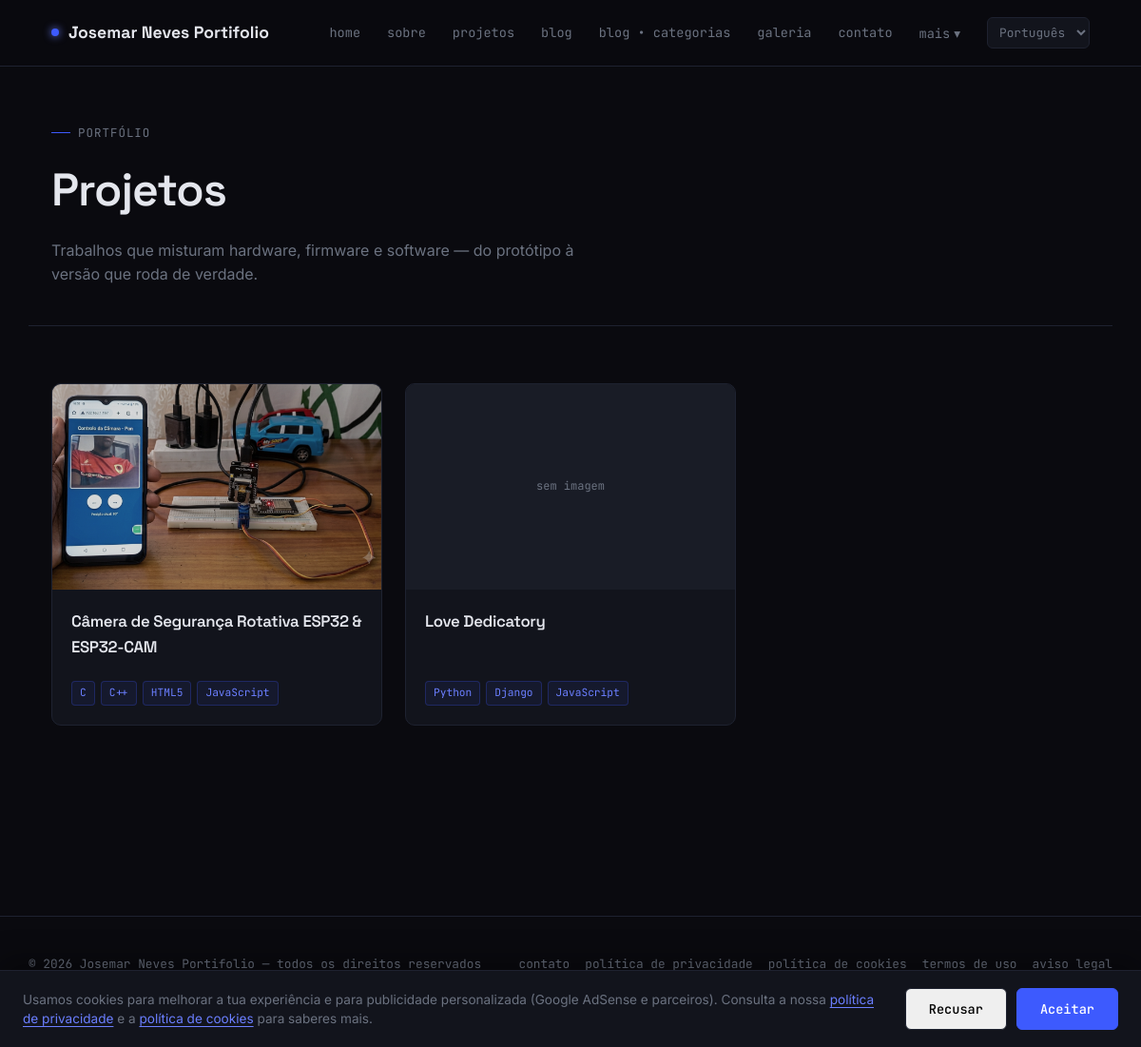
The app's page /projetos/ with its own data.
### portifolio/models.py (models this page shows, shortened)
class SiteConfig(models.Model):
    nome_site = models.CharField(max_length=150)
    logo = models.ImageField(
        upload_to="site/logo/",
        blank=True,
        null=True,
        validators=[validar_extensao_imagem]
    )
    foto_perfil = models.ImageField(
        upload_to="site/perfil/",
        blank=True,
        null=True,
        validators=[validar_extensao_imagem]
    )
    descricao_curta = models.TextField(blank=True)
    email_contato = models.EmailField(blank=True)
    linkedin = models.URLField(blank=True)
    github = models.URLField(blank=True)
    instagram = models.URLField(blank=True)
    youtube = models.URLField(blank=True)
    twitter = models.URLField(blank=True)
    tiktok = models.URLField(blank=True)
    criado_em = models.DateTimeField(auto_now_add=True)
    atualizado_em = models.DateTimeField(auto_now=True)
    class Meta:
        verbose_name = "Configuração do Site"
        verbose_name_plural = "Configurações do Site"

class Projeto(models.Model):
    nome = models.CharField(
        max_length=200
    )
    resumo = models.CharField(
        max_length=200,
        blank=True,
        help_text="Frase curta para SEO e listagens (máx. 160 caracteres recomendado)"
    )
    slug = models.SlugField(
        unique=True,
        blank=True
    )
    descricao_html = models.TextField(
        help_text="Aceita HTML personalizado"
    )
    imagem = models.ImageField(
        upload_to="projetos/",
        blank=True,
        null=True,
        validators=[validar_extensao_imagem]
    )
    tecnologias = models.CharField(
        max_length=300,
        help_text="Ex: Django, Python, React"
    )
    link_externo = models.URLField(
        blank=True
    )
    link_github = models.URLField(
        blank=True
    )
    criado_em = models.DateTimeField(
        auto_now_add=True
    )
    atualizado_em = models.DateTimeField(
        auto_now=True
    )

### portifolio/views.py (the view)
# urls.py: path("projetos/", views.ProjetoListView.as_view(), name="projetos"),
class ProjetoListView(SiteConfigMixin, ListView):
    model = Projeto
    template_name = "projetos.html"
    context_object_name = "projetos"
    paginate_by = 12
    def get_queryset(self):
        return Projeto.objects.order_by("-criado_em")

### portifolio/templatetags/portfolio_extras.py (called while the page is built)
@register.filter
def split_tags(value, sep=","):
    if not value:
        return []
    return [v.strip() for v in value.split(sep) if v.strip()]

@register.simple_tag(takes_context=True)
def hreflang_urls(context):
    request = context.get("request")
    match = getattr(request, "resolver_match", None)
    resultado = []
    if not request or not match or not match.url_name:
        return resultado
    dominio = f"{request.scheme}://{request.get_host()}"
    for lang_code, lang_name in settings.LANGUAGES:
        try:
            with override(lang_code):
                caminho = reverse(match.url_name, kwargs=match.kwargs)
        except NoReverseMatch:
            continue
        resultado.append((lang_code, lang_name, f"{dominio}{caminho}"))
    return resultado

### portifolio/views.py (called while the page is built)
    def get_context_data(self, **kwargs):
        context = super().get_context_data(**kwargs)
        context["site"] = SiteConfig.objects.first()
        return context

### templates/projetos.html (shortened to what this page needs)
{% extends "base.html" %}
{% load portfolio_extras i18n %}
{% block content %}
<div class="page-header">
  <p class="eyebrow">{% trans "portfólio" %}</p>
  <h1>{% trans "Projetos" %}</h1>
  <p>{% trans "Trabalhos que misturam hardware, firmware e software — do protótipo à versão que roda de verdade." %}</p>
</div>
<div class="page-body">
  {% if projetos %}
  <div class="grid-projetos">
    {% for projeto in projetos %}
    <a href="{% url 'projeto_detail' projeto.slug %}" class="card-projeto">
      {% if projeto.imagem %}
        <img src="{{ projeto.imagem.url }}" alt="{{ projeto.nome }}" loading="lazy">
      {% else %}
        <div class="no-image">{% trans "sem imagem" %}</div>
      {% endif %}
      <div class="card-body">
        <h2>{{ projeto.nome }}</h2>
        <div class="tech-tags">
          {% for tech in projeto.tecnologias|split_tags %}<span>{{ tech }}</span>{% endfor %}
        </div>
      </div>
    </a>
    {% endfor %}
  </div>
  {% else %}
  <div class="empty-state">
    <p>{% trans "nenhum projeto publicado ainda." %}</p>
  </div>
  {% endif %}
</div>
{% endblock %}

### templates/base.html (shortened to what this page needs)
{% load i18n portfolio_extras %}
{% get_current_language as LANGUAGE_CODE %}
<!DOCTYPE html>
<html lang="{{ LANGUAGE_CODE }}">
<head>
{% hreflang_urls as hreflang_links %}
</head>
<body>
<div id="cookie-banner" class="cookie-banner">
  <p class="cookie-banner-text">
    {% trans "Usamos cookies para melhorar a tua experiência e para publicidade personalizada (Google AdSense e parceiros)." %}
    {% trans "Consulta a nossa" %}
    <a href="{% url 'politica_privacidade' %}">{% trans "política de privacidade" %}</a>
    {% trans "e a" %}
    <a href="{% url 'cookies' %}">{% trans "política de cookies" %}</a>
    {% trans "para saberes mais." %}
  </p>
  <div class="cookie-banner-actions">
    <button id="cookie-reject" class="btn btn-ghost">{% trans "Recusar" %}</button>
    <button id="cookie-accept" class="btn btn-primary">{% trans "Aceitar" %}</button>
  </div>
</div>
<header class="site-header">
  <nav class="nav">
    <a href="{% url 'home' %}" class="nav-brand">
      {% if site.logo %}
        <img class="nav-logo" src="{{ site.logo.url }}" alt="{{ site.nome_site }}">
      {% else %}
        <span class="dot"></span>
      {% endif %}
      {{ site.nome_site }}
    </a>
    <ul class="nav-links" id="nav-links">
      <li><a href="{% url 'home' %}">{% trans "home" %}</a></li>
      <li><a href="{% url 'sobre' %}">{% trans "sobre" %}</a></li>
      <li><a href="{% url 'projetos' %}">{% trans "projetos" %}</a></li>
      <li><a href="{% url 'blog' %}">{% trans "blog" %}</a></li>
      <li><a href="{% url 'categorias' %}">{% trans "blog" %} • {% trans "categorias" %}</a></li>
      <li><a href="{% url 'galeria' %}">{% trans "galeria" %}</a></li>
      <li><a href="{% url 'contato' %}">{% trans "contato" %}</a></li>
      <li class="nav-more" id="nav-more">
        <button class="nav-more-toggle" id="nav-more-toggle" aria-haspopup="true" aria-expanded="false">
          {% trans "mais" %} <span aria-hidden="true">▾</span>
        </button>
      </li>
      {% if hreflang_links %}
      <li class="lang-switch">
        <select aria-label="{% trans 'Idioma' %}" onchange="if (this.value) window.location.href = this.value;">
          {% for lang_code, lang_name, url in hreflang_links %}
            <option value="{{ url }}" {% if lang_code == LANGUAGE_CODE %}selected{% endif %}>{{ lang_name }}</option>
          {% endfor %}
        </select>
      </li>
      {% endif %}
    </ul>
  </nav>
</header>
<main>
  {% block content %}{% endblock %}
</main>
<footer class="site-footer">
  <div class="footer-inner">
    <p>&copy; {% now "Y" %} {{ site.nome_site }} — {% trans "todos os direitos reservados" %}</p>
    <div class="footer-links">
      <a href="{% url 'contato' %}">{% trans "contato" %}</a>
      <a href="{% url 'politica_privacidade' %}">{% trans "política de privacidade" %}</a>
      <a href="{% url 'cookies' %}">{% trans "política de cookies" %}</a>
      <a href="{% url 'termos_uso' %}">{% trans "termos de uso" %}</a>
      <a href="{% url 'aviso_legal' %}">{% trans "aviso legal" %}</a>
    </div>
    <div class="social-links">
      {% if site.tiktok %}<a href="{{ site.tiktok }}" target="_blank" rel="noopener">tiktok</a>{% endif %}
    </div>
  </div>
</footer>
</body>
</html>

### templates/base.html (style rules this page uses)
:root { --bg: #0a0a0f; --surface: #12141c; --surface-2: #191c26; --border: #1e2230; --blue-deep: #1a2a5e; --blue-elec: #3d5afe; --blue-glow: #6b7fff; --text: #e4e6ed; --text-muted: #6b7280; --font-display: 'Space Grotesk', sans-serif; --font-body: 'Inter', sans-serif; --font-mono: 'JetBrains Mono', monospace; }
* { margin: 0; padding: 0; box-sizing: border-box; }
html { scroll-behavior: smooth; }
body { background: var(--bg); color: var(--text); font-family: var(--font-body); line-height: 1.6; overflow-x: hidden; }
a { color: inherit; text-decoration: none; }
h1, h2, h3, h4 { font-family: var(--font-display); font-weight: 600; letter-spacing: -0.02em; }
.footer-links { display: flex; gap: 16px; flex-wrap: wrap; }
.footer-links a { color: var(--text-muted); font-family: var(--font-mono); font-size: 0.8rem; transition: color 0.2s ease; }
.site-header { position: sticky; top: 0; z-index: 100; background: rgba(10, 10, 15, 0.85); backdrop-filter: blur(10px); border-bottom: 1px solid var(--border); }
.nav { display: flex; align-items: center; justify-content: space-between; padding: 18px 24px; max-width: 1140px; margin: 0 auto; position: relative; }
.nav-brand { display: flex; align-items: center; gap: 10px; font-family: var(--font-display); font-weight: 700; font-size: 1.1rem; }
.nav-brand .dot { width: 8px; height: 8px; border-radius: 50%; background: var(--blue-elec); box-shadow: 0 0 8px var(--blue-glow); animation: pulse 2.4s ease-in-out infinite; }
.nav-links { display: flex; gap: 28px; list-style: none; font-family: var(--font-mono); font-size: 0.85rem; align-items: center; }
.nav-links a { color: var(--text-muted); transition: color 0.2s ease; position: relative; }
.nav-links a::after { content: ''; position: absolute; bottom: -4px; left: 0; width: 0; height: 1px; background: var(--blue-elec); transition: width 0.25s ease; }
.nav-more { position: relative; }
.nav-more-toggle { background: none; border: none; color: var(--text-muted); font-family: var(--font-mono); font-size: 0.85rem; cursor: pointer; display: flex; align-items: center; gap: 4px; padding: 0; transition: color 0.2s ease; }
.lang-switch select { background: var(--surface); color: var(--text-muted); border: 1px solid var(--border); border-radius: 6px; padding: 6px 8px; font-family: var(--font-mono); font-size: 0.8rem; cursor: pointer; }
.site-footer { border-top: 1px solid var(--border); margin-top: 100px; padding: 40px 24px; }
.footer-inner { max-width: 1140px; margin: 0 auto; display: flex; justify-content: space-between; align-items: center; flex-wrap: wrap; gap: 16px; }
.footer-inner p { color: var(--text-muted); font-family: var(--font-mono); font-size: 0.8rem; }
.social-links { display: flex; gap: 16px; }
.social-links a { color: var(--text-muted); font-family: var(--font-mono); font-size: 0.8rem; transition: color 0.2s ease; }
.btn { display: inline-flex; align-items: center; gap: 8px; padding: 12px 24px; border-radius: 6px; font-family: var(--font-mono); font-size: 0.85rem; font-weight: 500; border: 1px solid var(--border); transition: all 0.25s ease; }
.btn-primary { background: var(--blue-elec); color: #fff; border-color: var(--blue-elec); }
.btn-ghost { color: var(--text); }
.eyebrow { font-family: var(--font-mono); font-size: 0.78rem; color: var(--blue-glow); letter-spacing: 0.08em; text-transform: uppercase; display: flex; align-items: center; gap: 8px; margin-bottom: 12px; }
.eyebrow::before { content: ''; width: 20px; height: 1px; background: var(--blue-elec); }
#cookie-reject { color: #000; border-color: var(--border); }
.cookie-banner { position: fixed; left: 0; right: 0; bottom: 0; z-index: 200; display: none; align-items: center; justify-content: space-between; gap: 20px; flex-wrap: wrap; background: var(--surface); border-top: 1px solid var(--border); padding: 18px 24px; box-shadow: 0 -10px 30px rgba(0, 0, 0, 0.35); }
.cookie-banner.is-visible { display: flex; }
.cookie-banner-text { flex: 1; min-width: 240px; color: var(--text-muted); font-size: 0.85rem; line-height: 1.5; }
.cookie-banner-text a { color: var(--blue-glow); text-decoration: underline; text-underline-offset: 3px; }
.cookie-banner-actions { flex-shrink: 0; display: flex; gap: 10px; }

### records on screen
SiteConfig: nome_site "Josemar Neves Portifolio"
Projeto: imagem (picture), nome "Câmera de Segurança Rotativa ESP32 & ESP32-CAM", tecnologias "C" "C++" "HTML5" "JavaScript"
Projeto: nome "Love Dedicatory", tecnologias "Python" "Django" "JavaScript"

### other values on screen
form field value "Português"
